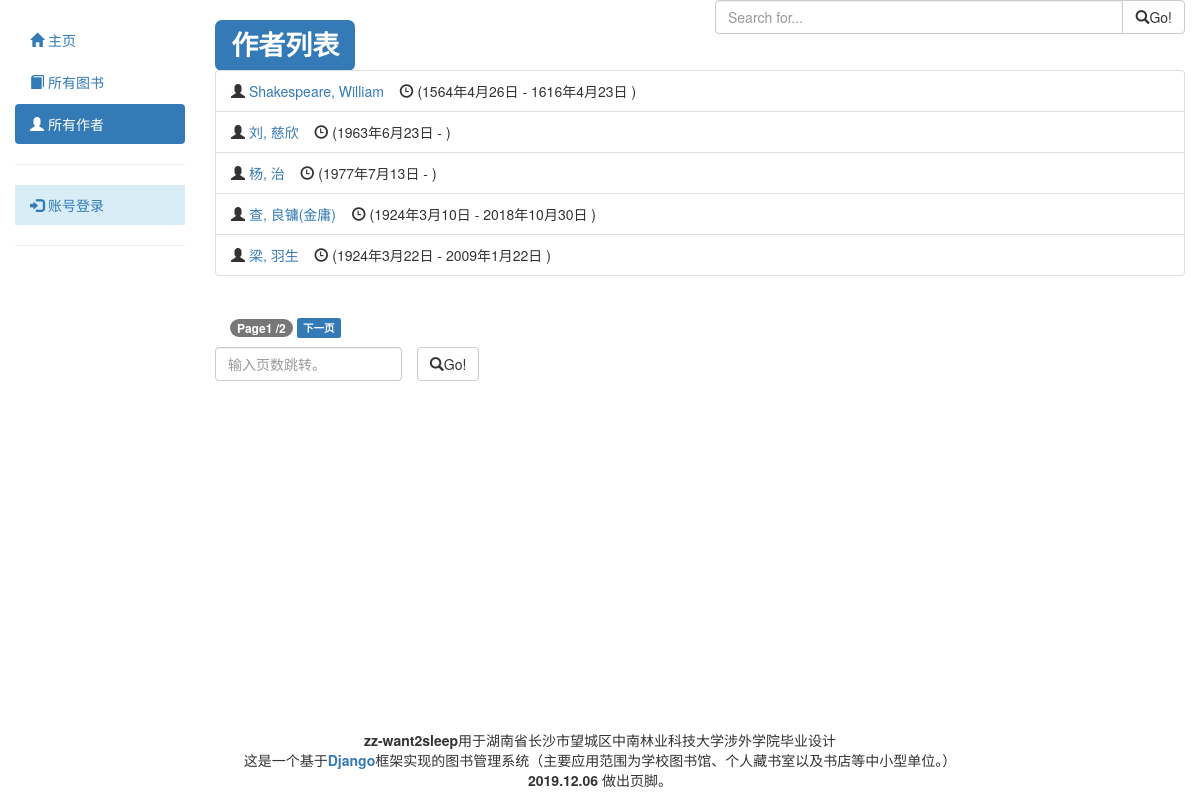
Screenshot of /catalog/authors/ with the database file from the repository.
### catalog/models.py (models this page shows)
class Author(models.Model):
    first_name = models.CharField(max_length=100)
    last_name = models.CharField(max_length=100)
    date_of_birth = models.DateField(
        help_text='时间格式：2019/10/04', null=True, blank=True)
    date_of_death = models.DateField(
        'Died', help_text='时间格式：2019/10/04',  null=True, blank=True)
    def get_absolute_url(self):
        return reverse('catalog:author-detail', args=[str(self.id)])
    def __str__(self):
        return '%s, %s' % (self.last_name, self.first_name)
    class Meta:
        ordering = ['last_name']

### catalog/views.py (the view)
# urls.py: path('authors/', views.AuthorListView.as_view(), name="authors"),
class AuthorListView(generic.ListView):
    model = Author
    paginate_by = 5

### catalog/templates/catalog/author_list.html (shortened to what this page needs)
{% extends "base_generic.html" %}
{% block content %}
<div class="row">
  <div class="col-lg-6">
    <div class="input-group">
      <h1 style="display: inline-block;"><span class="label label-primary">作者列表</span></h1>
    </div>
  </div>
  <form class="col-lg-6">
    <div class="input-group">
      <input
        name="authorFilter"
        type="text"
        class="form-control authorFilter"
        placeholder="Search for..."
      />
      <span class="input-group-btn">
        <button class="btn btn-default authorFilter" type="button"><span class="glyphicon glyphicon-search"></span>Go!</button>
      </span>
    </div>
</div>
{% if author_list %}
<ul class="list-group">
  {% for author in author_list %}
  <li class="list-group-item"><span class="glyphicon glyphicon-user"></span>
    <a href="{{ author.get_absolute_url }}">{{ author }}</a> &nbsp;&nbsp;&nbsp;<span class="glyphicon glyphicon-time"></span>
    ({% if author.date_of_birth %}{{author.date_of_birth}}{%endif%}<span> - </span>{% if author.date_of_death %}
    {{author.date_of_death}} {% endif %})
  </li>
  {% endfor %}
</ul>
{% endif %} {% endblock %}

### catalog/templates/base_generic.html (shortened to what this page needs)
<!DOCTYPE html>
<html lang="zh-hans">
  <head>
    <link
      rel="stylesheet"
      href="https://cdn.bootcss.com/bootstrap/3.3.7/css/bootstrap.min.css"
    />
    {% load static %}
    <link rel="stylesheet" href="{% static 'catalog/css/styles.css' %}" />
  </head>
  <body>
    <div class="container-fluid">
      <div class="row">
        <div class="col-sm-2">
          {% block sidebar %}
          <ul class="nav nav-pills nav-stacked sidebar-nav sidebar-top">
            <li role="presentation" class="{% if request.path == '/catalog/' %}active{% endif %}">
              <a href="{% url 'catalog:index' %}"><span class="glyphicon glyphicon-home"></span> 主页</a>
            </li>
            <li role="presentation" class="li1 {% if request.path == '/catalog/books/' or request.path|truncatechars:15 == '/catalog/books/' %}active{% endif %}">
              <a href="{% url 'catalog:books' %}"><span class="glyphicon glyphicon-book"></span> 所有图书</a>
            </li>
            <li role="presentation" class="li2 {% if request.path == '/catalog/authors/' or request.path|truncatechars:17 == '/catalog/authors/' %}active{% endif %}">
              <a href="{% url 'catalog:authors' %}"><span class="glyphicon glyphicon-user"></span> 所有作者</a>
            </li>
          </ul>
          {% endblock %}
          {% block userinterface %}
          <hr>
          <ul class="nav nav-pills nav-stacked sidebar-nav">
              {% if user.is_authenticated %}
              <li role="presentation">
                    <div class="panel panel-primary">
                        <div class="panel-heading">
                          <h3 class="panel-title">
                              <span class="glyphicon glyphicon-user"></span> 用户<a href="{% url 'catalog:user_profile' user.pk%}" style="margin-left:10px;"><span class="label label-success"><span class="glyphicon glyphicon-file"></span> 个人资料</span></a></h3>
                        </div>
                        <style>
a:hover {
    text-decoration: none;
}
a,a:link,a:visited {
    text-decoration: none;
}
                        </style>
                        <div class="panel-body text-success">
                            {{ user.get_username }}
                            <a href="{% url 'catalog:password_change'%}" ><span class="label label-warning"><span class="glyphicon glyphicon-pencil text-warning"></span> 修改密码</span></a>
                        </div>
                      </div>
              </li>
              <li role="presentation" class="{% if request.path == '/catalog/mybooks/' or request.path|truncatechars:19 == '/catalog/mybooks/s/'%}active{% endif %}"><a href="{% url 'catalog:my-borrowed' %}"><span class="glyphicon glyphicon-book"></span> 借阅的图书</a></li>
              {%if user.email%}
              <li role="presentation" class="{% if request.path == '/catalog/my_appointment/' or request.path|truncatechars:26 == '/catalog/my_appointment/s/' %}active{% endif %}"><a href="{% url 'catalog:my-appointment' %}"><span class="glyphicon glyphicon-shopping-cart"></span> 预约的图书</a></li>
              {%endif%}
              <li role="presentation" class="bg-danger" ><a href="{% url 'logout'%}?next={{request.path}}"><span class="text-danger"><span class="glyphicon glyphicon-log-out"></span> 退出登录</span></a></li>
            {% else %}
              <li role="presentation" class="bg-info"><a href="{% url 'login'%}?next={{request.path}}"><span class="text-primary"><span class="glyphicon glyphicon-log-in"></span> 账号登录</span></a></li>
            {% endif %}
          </ul>
          <hr>
        </div>
        {% endblock %}
        <div class="col-sm-10">
          {% block content %}{% endblock %}
          {% block pagination %} {% if is_paginated %}
          <div class="pagination row">
            <div class="col-sm-12" style="margin-bottom:10px;">
            <span class="page-links">
              <span class="badge text-danger"
                  >Page{{ page_obj.number }}
                  /{{ page_obj.paginator.num_pages }}</span
                >
              </span>
              {% if page_obj.has_next %}
              <a href="{{ request.path }}?page={{ page_obj.next_page_number }}"
                ><span class="label label-primary">下一页</span></a
              >
              {% endif %}
          </div>
          <form class="navbar-form navbar-left" role="search">
              <div class="form-group">
                  <div class="row">
                      <div class="col-sm-8" style="padding-right:0">
                <input type="text" id="paginator"
                name="page" class="form-control" placeholder="输入页数跳转。">
              </div>
              <div class="col-sm-4" style="padding-left: 15px;">
              <button type="submit" class="btn btn-default pagination1"><span class="glyphicon glyphicon-search"></span>Go!</button>
              </div>
              </div>
            </div>
            </form>
          </div>
        </div>
          {% endif %} {% endblock %}
        </div>
      </div>
      {%block footer%}
            <div class="footer">
                        <p style="
                          display: block;
                          margin-left: auto;
                          margin-right: auto;
                          text-align: center;
                        ">
                        <strong>zz-want2sleep</strong>用于湖南省长沙市望城区中南林业科技大学涉外学院毕业设计<br/>
                          这是一个基于<a href="https://www.djangoproject.com"><strong >Django</strong></a>框架实现的图书管理系统（主要应用范围为学校图书馆、个人藏书室以及书店等中小型单位。）<br/>
                          <strong>2019.12.06 </strong>做出页脚。</p>
                  </div>
        {% endblock %}
  </body>
</html>

### catalog/static/catalog/css/styles.css (style rules this page uses)
.sidebar-nav { margin-top: 20px; padding: 0; list-style: none; }

### rows the page displays
Author: last_name+first_name "Shakespeare, William", date_of_birth "1564年4月26日", date_of_death "1616年4月23日"
Author: last_name+first_name "刘, 慈欣", date_of_birth "1963年6月23日"
Author: last_name+first_name "杨, 治", date_of_birth "1977年7月13日"
Author: last_name+first_name "查, 良镛(金庸)", date_of_birth "1924年3月10日", date_of_death "2018年10月30日"
Author: last_name+first_name "梁, 羽生", date_of_birth "1924年3月22日", date_of_death "2009年1月22日"

### other values shown
{{ page_obj.number }} "1"
{{ page_obj.paginator.num_pages }} "2"
